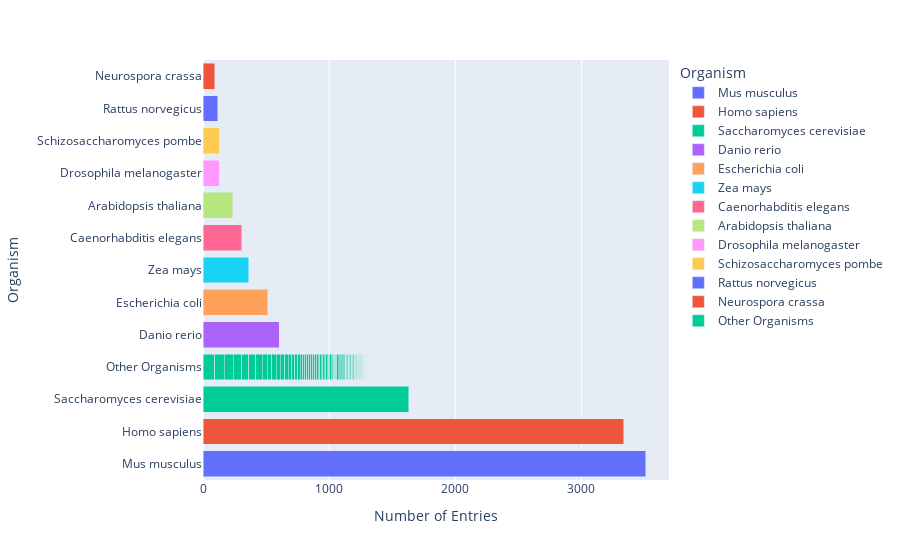

Notebook source saved alongside this figure:
### Code cell
import plotly.colors as colors

def plot_organism_metadata_stacked(df):
    df_organism_counts = df.groupby('ScientificName').size().reset_index(name='counts')
    df_organism_counts.sort_values('counts', ascending=False, inplace=True)
    accepted_organisms = df_organism_counts['ScientificName'].head(12).tolist()
    df_organism_counts['ScientificName_Other'] = df_organism_counts['ScientificName'].apply(lambda x: x if x in accepted_organisms else 'Other Organisms')
    
    # Create a horizontal stacked bar chart
    fig = px.bar(df_organism_counts, x='counts', y='ScientificName_Other', orientation='h', color='ScientificName_Other')

    # Customize the chart appearance
    fig.update_layout(
        xaxis_title="Number of Entries",
        yaxis_title="Organism",
        yaxis_categoryorder='total descending',  # Sort categories by count in descending order
        barmode='stack',
        legend_title_text='Organism'
    )
    
    return fig
plot_organism_metadata_stacked(df)

### Figure 1 — Plotly figure (JSON) as saved in the notebook; plotly's stock layout.template omitted (floating-point values rounded to 4 significant figures)
{"data": [{"alignmentgroup": "True", "hovertemplate": "ScientificName_Other=%{y}<br>counts=%{x}<extra></extra>", "legendgroup": "Mus musculus", "marker": {"color": "#636efa", "pattern": {"shape": ""}}, "name": "Mus musculus", "offsetgroup": "Mus musculus", "orientation": "h", "showlegend": true, "textposition": "auto", "type": "bar", "x": [3509], "xaxis": "x", "y": ["Mus musculus"], "yaxis": "y"}, {"alignmentgroup": "True", "hovertemplate": "ScientificName_Other=%{y}<br>counts=%{x}<extra></extra>", "legendgroup": "Homo sapiens", "marker": {"color": "#EF553B", "pattern": {"shape": ""}}, "name": "Homo sapiens", "offsetgroup": "Homo sapiens", "orientation": "h", "showlegend": true, "textposition": "auto", "type": "bar", "x": [3335], "xaxis": "x", "y": ["Homo sapiens"], "yaxis": "y"}, {"alignmentgroup": "True", "hovertemplate": "ScientificName_Other=%{y}<br>counts=%{x}<extra></extra>", "legendgroup": "Saccharomyces cerevisiae", "marker": {"color": "#00cc96", "pattern": {"shape": ""}}, "name": "Saccharomyces cerevisiae", "offsetgroup": "Saccharomyces cerevisiae", "orientation": "h", "showlegend": true, "textposition": "auto", "type": "bar", "x": [1632], "xaxis": "x", "y": ["Saccharomyces cerevisiae"], "yaxis": "y"}, {"alignmentgroup": "True", "hovertemplate": "ScientificName_Other=%{y}<br>counts=%{x}<extra></extra>", "legendgroup": "Danio rerio", "marker": {"color": "#ab63fa", "pattern": {"shape": ""}}, "name": "Danio rerio", "offsetgroup": "Danio rerio", "orientation": "h", "showlegend": true, "textposition": "auto", "type": "bar", "x": [606], "xaxis": "x", "y": ["Danio rerio"], "yaxis": "y"}, {"alignmentgroup": "True", "hovertemplate": "ScientificName_Other=%{y}<br>counts=%{x}<extra></extra>", "legendgroup": "Escherichia coli", "marker": {"color": "#FFA15A", "pattern": {"shape": ""}}, "name": "Escherichia coli", "offsetgroup": "Escherichia coli", "orientation": "h", "showlegend": true, "textposition": "auto", "type": "bar", "x": [515], "xaxis": "x", "y": ["Escherichia coli"], "yaxis": "y"}, {"alignmentgroup": "True", "hovertemplate": "ScientificName_Other=%{y}<br>counts=%{x}<extra></extra>", "legendgroup": "Zea mays", "marker": {"color": "#19d3f3", "pattern": {"shape": ""}}, "name": "Zea mays", "offsetgroup": "Zea mays", "orientation": "h", "showlegend": true, "textposition": "auto", "type": "bar", "x": [364], "xaxis": "x", "y": ["Zea mays"], "yaxis": "y"}, {"alignmentgroup": "True", "hovertemplate": "ScientificName_Other=%{y}<br>counts=%{x}<extra></extra>", "legendgroup": "Caenorhabditis elegans", "marker": {"color": "#FF6692", "pattern": {"shape": ""}}, "name": "Caenorhabditis elegans", "offsetgroup": "Caenorhabditis elegans", "orientation": "h", "showlegend": true, "textposition": "auto", "type": "bar", "x": [309], "xaxis": "x", "y": ["Caenorhabditis elegans"], "yaxis": "y"}, {"alignmentgroup": "True", "hovertemplate": "ScientificName_Other=%{y}<br>counts=%{x}<extra></extra>", "legendgroup": "Arabidopsis thaliana", "marker": {"color": "#B6E880", "pattern": {"shape": ""}}, "name": "Arabidopsis thaliana", "offsetgroup": "Arabidopsis thaliana", "orientation": "h", "showlegend": true, "textposition": "auto", "type": "bar", "x": [235], "xaxis": "x", "y": ["Arabidopsis thaliana"], "yaxis": "y"}, {"alignmentgroup": "True", "hovertemplate": "ScientificName_Other=%{y}<br>counts=%{x}<extra></extra>", "legendgroup": "Drosophila melanogaster", "marker": {"color": "#FF97FF", "pattern": {"shape": ""}}, "name": "Drosophila melanogaster", "offsetgroup": "Drosophila melanogaster", "orientation": "h", "showlegend": true, "textposition": "auto", "type": "bar", "x": [130], "xaxis": "x", "y": ["Drosophila melanogaster"], "yaxis": "y"}, {"alignmentgroup": "True", "hovertemplate": "ScientificName_Other=%{y}<br>counts=%{x}<extra></extra>", "legendgroup": "Schizosaccharomyces pombe", "marker": {"color": "#FECB52", "pattern": {"shape": ""}}, "name": "Schizosaccharomyces pombe", "offsetgroup": "Schizosaccharomyces pombe", "orientation": "h", "showlegend": true, "textposition": "auto", "type": "bar", "x": [127], "xaxis": "x", "y": ["Schizosaccharomyces pombe"], "yaxis": "y"}, {"alignmentgroup": "True", "hovertemplate": "ScientificName_Other=%{y}<br>counts=%{x}<extra></extra>", "legendgroup": "Rattus norvegicus", "marker": {"color": "#636efa", "pattern": {"shape": ""}}, "name": "Rattus norvegicus", "offsetgroup": "Rattus norvegicus", "orientation": "h", "showlegend": true, "textposition": "auto", "type": "bar", "x": [115], "xaxis": "x", "y": ["Rattus norvegicus"], "yaxis": "y"}, {"alignmentgroup": "True", "hovertemplate": "ScientificName_Other=%{y}<br>counts=%{x}<extra></extra>", "legendgroup": "Neurospora crassa", "marker": {"color": "#EF553B", "pattern": {"shape": ""}}, "name": "Neurospora crassa", "offsetgroup": "Neurospora crassa", "orientation": "h", "showlegend": true, "textposition": "auto", "type": "bar", "x": [94], "xaxis": "x", "y": ["Neurospora crassa"], "yaxis": "y"}, {"alignmentgroup": "True", "hovertemplate": "ScientificName_Other=%{y}<br>counts=%{x}<extra></extra>", "legendgroup": "Other Organisms", "marker": {"color": "#00cc96", "pattern": {"shape": ""}}, "name": "Other Organisms", "offsetgroup": "Other Organisms", "orientation": "h", "showlegend": true, "textposition": "auto", "type": "bar", "x": [94, 74, 72, 68, 56, 53, 51, 40, 36, 35, 35, 32, 29, 28, 26, 22, 20, 18, 17, 16, 16, 16, 16, 16, 14, 14, 12, 12, 12, 12, 12, 11, 10, 10, 10, 10, 10, 9, 9, 9, 9, 8, 8, 8, 8, 8, 8, 7, 6, 6, 6, 6, 6, 6, 6, 6, 6, 6, 6, 5, 5, 5, 5, 5, 4, 4, 4, 4, 4, 4, 4, 4, 4, 4, 4, 4, 4, 4, 3, 3, 3, 2, 2, 2, 2, 2, 2, 2, 2, 2, 2, 2, 2, 1, 1], "xaxis": "x", "y": ["Other Organisms", "Other Organisms", "Other Organisms", "Other Organisms", "Other Organisms", "Other Organisms", "Other Organisms", "Other Organisms", "Other Organisms", "Other Organisms", "Other Organisms", "Other Organisms", "Other Organisms", "Other Organisms", "Other Organisms", "Other Organisms", "Other Organisms", "Other Organisms", "Other Organisms", "Other Organisms", "Other Organisms", "Other Organisms", "Other Organisms", "Other Organisms", "Other Organisms", "Other Organisms", "Other Organisms", "Other Organisms", "Other Organisms", "Other Organisms", "Other Organisms", "Other Organisms", "Other Organisms", "Other Organisms", "Other Organisms", "Other Organisms", "Other Organisms", "Other Organisms", "Other Organisms", "Other Organisms", "Other Organisms", "Other Organisms", "Other Organisms", "Other Organisms", "Other Organisms", "Other Organisms", "Other Organisms", "Other Organisms", "Other Organisms", "Other Organisms", "Other Organisms", "Other Organisms", "Other Organisms", "Other Organisms", "Other Organisms", "Other Organisms", "Other Organisms", "Other Organisms", "Other Organisms", "Other Organisms", "Other Organisms", "Other Organisms", "Other Organisms", "Other Organisms", "Other Organisms", "Other Organisms", "Other Organisms", "Other Organisms", "Other Organisms", "Other Organisms", "Other Organisms", "Other Organisms", "Other Organisms", "Other Organisms", "Other Organisms", "Other Organisms", "Other Organisms", "Other Organisms", "Other Organisms", "Other Organisms", "Other Organisms", "Other Organisms", "Other Organisms", "Other Organisms", "Other Organisms", "Other Organisms", "Other Organisms", "Other Organisms", "Other Organisms", "Other Organisms", "Other Organisms", "Other Organisms", "Other Organisms", "Other Organisms", "Other Organisms"], "yaxis": "y"}], "layout": {"barmode": "stack", "legend": {"title": {"text": "Organism"}, "tracegroupgap": 0}, "margin": {"t": 60}, "xaxis": {"anchor": "y", "domain": [0, 1], "title": {"text": "Number of Entries"}}, "yaxis": {"anchor": "x", "categoryarray": ["Other Organisms", "Neurospora crassa", "Rattus norvegicus", "Schizosaccharomyces pombe", "Drosophila melanogaster", "Arabidopsis thaliana", "Caenorhabditis elegans", "Zea mays", "Escherichia coli", "Danio rerio", "Saccharomyces cerevisiae", "Homo sapiens", "Mus musculus"], "categoryorder": "total descending", "domain": [0, 1], "title": {"text": "Organism"}}}}
